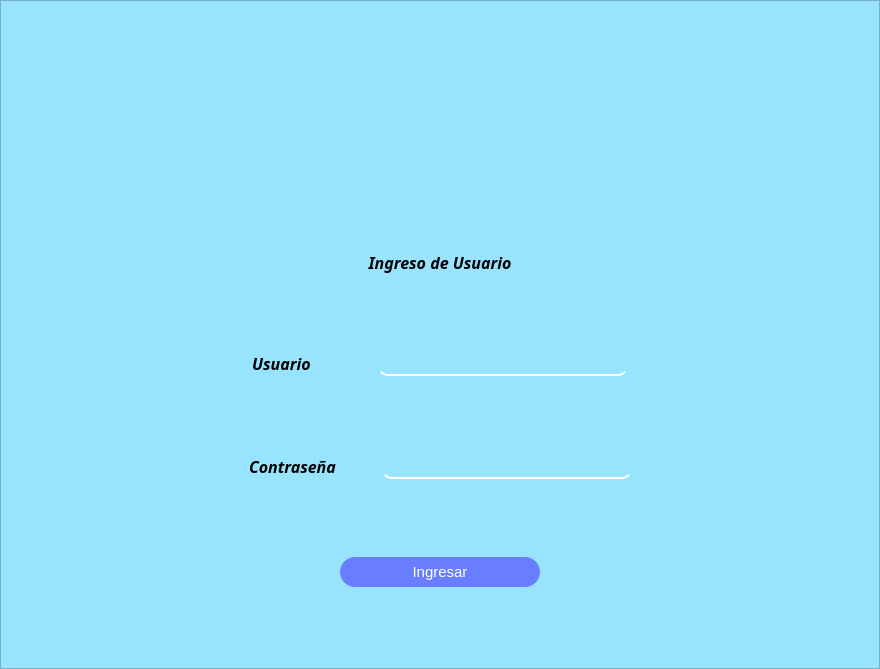
<?xml version="1.0" encoding="UTF-8"?>
<ui version="4.0">
 <class>MainWindow</class>
 <widget class="QMainWindow" name="MainWindow">
  <property name="geometry">
   <rect>
    <x>0</x>
    <y>0</y>
    <width>880</width>
    <height>669</height>
   </rect>
  </property>
  <property name="windowTitle">
   <string>Inicio de Sesión</string>
  </property>
  <property name="styleSheet">
   <string notr="true">background-color:rgb(152, 228, 255);</string>
  </property>
  <widget class="QWidget" name="centralwidget">
   <layout class="QVBoxLayout" name="verticalLayout">
    <property name="leftMargin">
     <number>0</number>
    </property>
    <property name="topMargin">
     <number>0</number>
    </property>
    <property name="rightMargin">
     <number>0</number>
    </property>
    <property name="bottomMargin">
     <number>0</number>
    </property>
    <item>
     <widget class="QFrame" name="frame">
      <property name="frameShape">
       <enum>QFrame::StyledPanel</enum>
      </property>
      <property name="frameShadow">
       <enum>QFrame::Raised</enum>
      </property>
      <layout class="QVBoxLayout" name="verticalLayout_3">
       <item>
        <layout class="QVBoxLayout" name="verticalLayout_2">
         <item>
          <spacer name="verticalSpacer_5">
           <property name="orientation">
            <enum>Qt::Vertical</enum>
           </property>
           <property name="sizeHint" stdset="0">
            <size>
             <width>20</width>
             <height>40</height>
            </size>
           </property>
          </spacer>
         </item>
         <item>
          <layout class="QHBoxLayout" name="horizontalLayout_6">
           <item>
            <spacer name="horizontalSpacer_9">
             <property name="orientation">
              <enum>Qt::Horizontal</enum>
             </property>
             <property name="sizeHint" stdset="0">
              <size>
               <width>40</width>
               <height>20</height>
              </size>
             </property>
            </spacer>
           </item>
           <item>
            <widget class="QLabel" name="label_4">
             <property name="minimumSize">
              <size>
               <width>201</width>
               <height>91</height>
              </size>
             </property>
             <property name="maximumSize">
              <size>
               <width>201</width>
               <height>91</height>
              </size>
             </property>
             <property name="font">
              <font>
               <family>Hack Nerd Font Mono</family>
               <pointsize>12</pointsize>
               <weight>75</weight>
               <italic>true</italic>
               <bold>true</bold>
              </font>
             </property>
             <property name="layoutDirection">
              <enum>Qt::LeftToRight</enum>
             </property>
             <property name="styleSheet">
              <string notr="true"/>
             </property>
             <property name="text">
              <string/>
             </property>
             <property name="pixmap">
              <pixmap>imagenes/iutaImg.png</pixmap>
             </property>
             <property name="scaledContents">
              <bool>true</bool>
             </property>
             <property name="alignment">
              <set>Qt::AlignCenter</set>
             </property>
            </widget>
           </item>
           <item>
            <spacer name="horizontalSpacer_10">
             <property name="orientation">
              <enum>Qt::Horizontal</enum>
             </property>
             <property name="sizeHint" stdset="0">
              <size>
               <width>40</width>
               <height>20</height>
              </size>
             </property>
            </spacer>
           </item>
          </layout>
         </item>
         <item>
          <spacer name="verticalSpacer_6">
           <property name="orientation">
            <enum>Qt::Vertical</enum>
           </property>
           <property name="sizeHint" stdset="0">
            <size>
             <width>20</width>
             <height>18</height>
            </size>
           </property>
          </spacer>
         </item>
         <item>
          <widget class="QLabel" name="label">
           <property name="font">
            <font>
             <family>Hack Nerd Font Mono</family>
             <pointsize>12</pointsize>
             <weight>75</weight>
             <italic>true</italic>
             <bold>true</bold>
            </font>
           </property>
           <property name="text">
            <string>Ingreso de Usuario</string>
           </property>
           <property name="textFormat">
            <enum>Qt::AutoText</enum>
           </property>
           <property name="alignment">
            <set>Qt::AlignCenter</set>
           </property>
          </widget>
         </item>
         <item>
          <spacer name="verticalSpacer_3">
           <property name="orientation">
            <enum>Qt::Vertical</enum>
           </property>
           <property name="sizeHint" stdset="0">
            <size>
             <width>20</width>
             <height>40</height>
            </size>
           </property>
          </spacer>
         </item>
         <item>
          <layout class="QHBoxLayout" name="horizontalLayout_5">
           <item>
            <spacer name="horizontalSpacer_3">
             <property name="orientation">
              <enum>Qt::Horizontal</enum>
             </property>
             <property name="sizeHint" stdset="0">
              <size>
               <width>40</width>
               <height>20</height>
              </size>
             </property>
            </spacer>
           </item>
           <item>
            <layout class="QHBoxLayout" name="horizontalLayout_2">
             <item>
              <widget class="QLabel" name="label_2">
               <property name="font">
                <font>
                 <family>Hack Nerd Font Mono</family>
                 <pointsize>12</pointsize>
                 <weight>75</weight>
                 <italic>true</italic>
                 <bold>true</bold>
                </font>
               </property>
               <property name="text">
                <string>Usuario     </string>
               </property>
              </widget>
             </item>
             <item>
              <spacer name="horizontalSpacer">
               <property name="orientation">
                <enum>Qt::Horizontal</enum>
               </property>
               <property name="sizeHint" stdset="0">
                <size>
                 <width>40</width>
                 <height>20</height>
                </size>
               </property>
              </spacer>
             </item>
             <item>
              <widget class="QLineEdit" name="txt_name">
               <property name="minimumSize">
                <size>
                 <width>250</width>
                 <height>0</height>
                </size>
               </property>
               <property name="maximumSize">
                <size>
                 <width>250</width>
                 <height>16777215</height>
                </size>
               </property>
               <property name="styleSheet">
                <string notr="true">font-size:18px;
border:none;
border-bottom:2px solid white;
border-radius:10px;</string>
               </property>
               <property name="echoMode">
                <enum>QLineEdit::PasswordEchoOnEdit</enum>
               </property>
              </widget>
             </item>
            </layout>
           </item>
           <item>
            <spacer name="horizontalSpacer_4">
             <property name="orientation">
              <enum>Qt::Horizontal</enum>
             </property>
             <property name="sizeHint" stdset="0">
              <size>
               <width>40</width>
               <height>20</height>
              </size>
             </property>
            </spacer>
           </item>
          </layout>
         </item>
         <item>
          <spacer name="verticalSpacer">
           <property name="orientation">
            <enum>Qt::Vertical</enum>
           </property>
           <property name="sizeHint" stdset="0">
            <size>
             <width>20</width>
             <height>40</height>
            </size>
           </property>
          </spacer>
         </item>
         <item>
          <layout class="QHBoxLayout" name="horizontalLayout_4">
           <item>
            <spacer name="horizontalSpacer_6">
             <property name="orientation">
              <enum>Qt::Horizontal</enum>
             </property>
             <property name="sizeHint" stdset="0">
              <size>
               <width>40</width>
               <height>20</height>
              </size>
             </property>
            </spacer>
           </item>
           <item>
            <layout class="QHBoxLayout" name="horizontalLayout">
             <item>
              <widget class="QLabel" name="label_3">
               <property name="font">
                <font>
                 <family>Hack Nerd Font Mono</family>
                 <pointsize>12</pointsize>
                 <weight>75</weight>
                 <italic>true</italic>
                 <bold>true</bold>
                </font>
               </property>
               <property name="text">
                <string>Contraseña</string>
               </property>
              </widget>
             </item>
             <item>
              <spacer name="horizontalSpacer_2">
               <property name="orientation">
                <enum>Qt::Horizontal</enum>
               </property>
               <property name="sizeHint" stdset="0">
                <size>
                 <width>40</width>
                 <height>20</height>
                </size>
               </property>
              </spacer>
             </item>
             <item>
              <widget class="QLineEdit" name="txt_password">
               <property name="minimumSize">
                <size>
                 <width>250</width>
                 <height>0</height>
                </size>
               </property>
               <property name="maximumSize">
                <size>
                 <width>250</width>
                 <height>16777215</height>
                </size>
               </property>
               <property name="styleSheet">
                <string notr="true">border:none;
border-bottom:2px solid white;
font-size:18px;
border-radius:10px;</string>
               </property>
               <property name="echoMode">
                <enum>QLineEdit::Password</enum>
               </property>
              </widget>
             </item>
            </layout>
           </item>
           <item>
            <spacer name="horizontalSpacer_5">
             <property name="orientation">
              <enum>Qt::Horizontal</enum>
             </property>
             <property name="sizeHint" stdset="0">
              <size>
               <width>40</width>
               <height>20</height>
              </size>
             </property>
            </spacer>
           </item>
          </layout>
         </item>
         <item>
          <spacer name="verticalSpacer_2">
           <property name="orientation">
            <enum>Qt::Vertical</enum>
           </property>
           <property name="sizeHint" stdset="0">
            <size>
             <width>20</width>
             <height>40</height>
            </size>
           </property>
          </spacer>
         </item>
         <item>
          <layout class="QHBoxLayout" name="horizontalLayout_3">
           <item>
            <spacer name="horizontalSpacer_7">
             <property name="orientation">
              <enum>Qt::Horizontal</enum>
             </property>
             <property name="sizeHint" stdset="0">
              <size>
               <width>40</width>
               <height>20</height>
              </size>
             </property>
            </spacer>
           </item>
           <item>
            <widget class="QPushButton" name="Loginboton">
             <property name="minimumSize">
              <size>
               <width>200</width>
               <height>30</height>
              </size>
             </property>
             <property name="maximumSize">
              <size>
               <width>400</width>
               <height>40</height>
              </size>
             </property>
             <property name="styleSheet">
              <string notr="true">border-radius:15px;
color:white;
font-size:15px;
background-color: rgb(104, 126, 255);</string>
             </property>
             <property name="text">
              <string>Ingresar</string>
             </property>
            </widget>
           </item>
           <item>
            <spacer name="horizontalSpacer_8">
             <property name="orientation">
              <enum>Qt::Horizontal</enum>
             </property>
             <property name="sizeHint" stdset="0">
              <size>
               <width>40</width>
               <height>20</height>
              </size>
             </property>
            </spacer>
           </item>
          </layout>
         </item>
         <item>
          <spacer name="verticalSpacer_4">
           <property name="orientation">
            <enum>Qt::Vertical</enum>
           </property>
           <property name="sizeHint" stdset="0">
            <size>
             <width>20</width>
             <height>40</height>
            </size>
           </property>
          </spacer>
         </item>
        </layout>
       </item>
      </layout>
     </widget>
    </item>
   </layout>
  </widget>
 </widget>
 <resources/>
 <connections/>
</ui>
